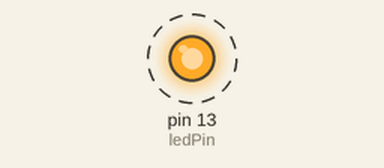
Bench run of a program on a simulated Arduino Uno, built with avr-gcc and run on an emulated ATmega328P. On the bench: output pins drawn as LEDs (lit = HIGH). Dashed ring = blinking. What the program prints to the serial monitor is not drawn.

Above: at 0.5 s.
Timing chart, 0 to 4.9 s (numbered marks = the images above):
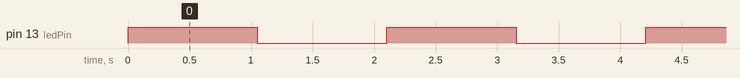

Measured:
- by itself, pin 13 (ledPin): alternates HIGH for 1.1 s and LOW for 1.1 s

The program:

main.cpp
```cpp
#include <Arduino.h>

// VARIÁVEIS GLOBAIS E CONSTANTES
unsigned long tempoatual= 0;
unsigned long tempoanterior= 1000; // inicializa com 1 segundo para evitar delay na primeira execução
// pinos dos LEDs
int ledPin = 13;// pino do LED embutido

//CONFIGURAR PINOS E SERIAL
void setup()
 {
  Serial.begin(9600); // Inicializa a comunicação serial
  pinMode(ledPin, OUTPUT); // Configura o pino do LED como saída

}
// LOOP PRINCIPAL
void loop(){
    // LÓGICA DE CONTROLE DOS LEDS
  tempoatual = millis();// Captura o tempo atual em milissegundos
  Serial.println(tempoatual); // Imprime o tempo atual no monitor serial
  if (tempoatual - tempoanterior > 1000) // SE O TEMPO ATUAL FOR MAIOR QUE 1 SEGUNDO (1000 ms)
  {
   Serial.print("tempo atual: ");// Imprime o tempo atual no monitor serial
   Serial.println(tempoatual);// Imprime o tempo atual no monitor serial

   Serial.print("tempo anterior: ");// Imprime o tempo anterior no monitor serial
   Serial.println(tempoanterior);// Imprime o tempo anterior no monitor serial
// Lógica para alternar o estado do LED
   if (digitalRead(ledPin) == LOW ) {
       digitalWrite(ledPin, HIGH); // Liga o LED
   }
   // Se o LED estiver ligado, desliga-o
   else {
       digitalWrite(ledPin, LOW); // Desliga o LED
   }
   // Atualiza o tempo anterior para o tempo atual
   tempoanterior = millis();
  }
}
```
